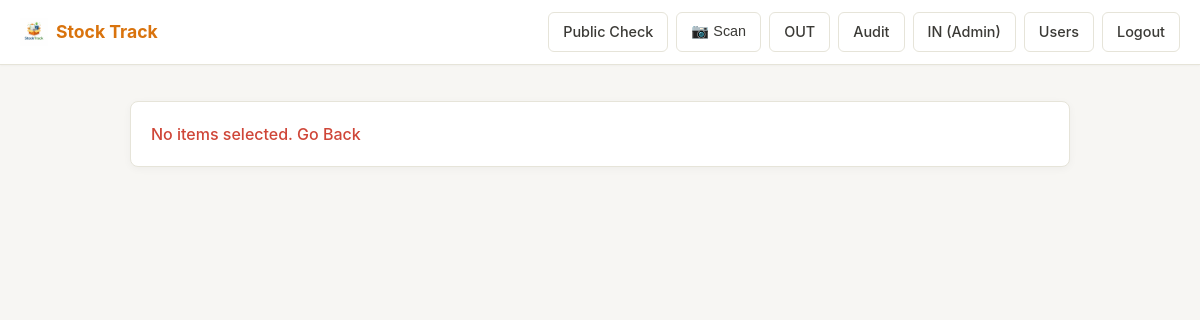
Page /labels.php?all=1 (signed in) on the earlier database version.
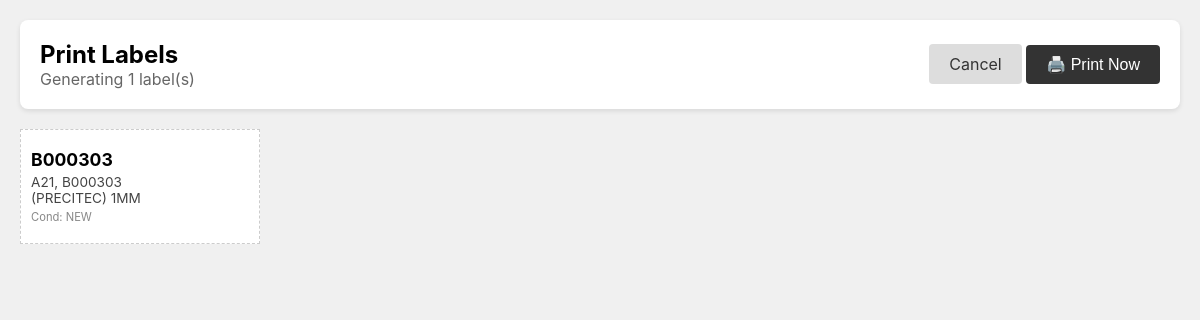
Same page on the later database version.
### tables this page shows
CREATE TABLE items (
            id INTEGER PRIMARY KEY AUTOINCREMENT,
            item_code TEXT NOT NULL,
            item_name TEXT NOT NULL,
            condition TEXT NOT NULL DEFAULT 'NEW',
            qty INTEGER NOT NULL DEFAULT 0,
            is_deleted INTEGER DEFAULT 0,
            created_at TEXT NOT NULL DEFAULT (datetime('now')),
            updated_at TEXT NOT NULL DEFAULT (datetime('now')), min_qty INTEGER NOT NULL DEFAULT 0,
            UNIQUE(item_code, condition)
        );

### labels.php (the view, shortened to what this page needs)
<?php
require_once __DIR__ . '/app/layout.php';
$user = require_login();
$pdo = db();
$items = [];
if (isset($_GET['all'])) {
    $stmt = $pdo->query("SELECT * FROM items WHERE is_deleted=0 ORDER BY item_code ASC");
    $items = $stmt->fetchAll();
}
elseif (isset($_GET['id'])) {
    $stmt = $pdo->prepare("SELECT * FROM items WHERE id = ?");
    $stmt->execute([(int)$_GET['id']]);
    $res = $stmt->fetch();
    if ($res) $items[] = $res;
}
if (empty($items) && !isset($_GET['test'])) {
    render_header('Print Labels', $user);
    echo "<div class='card bad'>No items selected. <a href='/admin.php'>Go Back</a></div>";
    render_footer();
    exit;
}
?>
<!DOCTYPE html>
<html lang="en">
<head>
</head>
<body>
<div class="no-print">
    <div>
        <h1 style="margin:0; font-size:1.5rem;">Print Labels</h1>
        <div style="color:#666">Generating <?php echo count($items); ?> label(s)</div>
    </div>
    <div>
        <a href="/admin.php" class="btn" style="background:#ddd; color:#333">Cancel</a>
        <button onclick="window.print()" class="btn">🖨️ Print Now</button>
    </div>
</div>
<div class="label-grid">
    <?php foreach($items as $i => $item): ?>
    <div class="label-card">
        <div class="info">
            <div class="code"><?php echo htmlspecialchars($item['item_code']); ?></div>
            <div class="name"><?php echo htmlspecialchars($item['item_name']); ?></div>
            <div class="meta">Cond: <?php echo $item['condition']; ?></div>
        </div>
        <div class="qr-wrap" id="qr-<?php echo $i; ?>"></div>
    </div>
    <?php endforeach; ?>
</div>
</body>
</html>

### app/layout.php (shortened to what this page needs)
<?php
function render_header(string $title, ?array $user): void { ?>
<!doctype html>
<html lang="en">
<head>
  <link rel="stylesheet" href="/assets/style.css"/>
</head>
<body>
  <div class="topbar">
    <div class="brand">
      <a href="/" style="display:flex;align-items:center;gap:8px;">
        <img src="/assets/logo.png" alt="Logo" style="height:28px;width:auto;">
        Stock Track
      </a>
    </div>
    <div class="nav">
      <a class="btn" href="/public.php">Public Check</a>
      <?php if($user): ?>
        <button class="btn" onclick="startGlobalScanner()">📷 Scan</button>
        <a class="btn" href="/take.php">OUT</a>
        <a class="btn" href="/audit.php">Audit</a>
        <?php if(($user['role'] ?? '') === 'admin'): ?>
          <a class="btn" href="/admin.php">IN (Admin)</a>
          <a class="btn" href="/users.php">Users</a>
        <?php endif; ?>
        <a class="btn" href="/logout.php">Logout</a>
      <?php else: ?>
        <a class="btn" href="/login.php">Login</a>
      <?php endif; ?>
    </div>
  </div>
  <div class="wrap">
<?php }
function render_footer(): void { ?>
  </div>
</body>
</html>
<?php }

Differences in the rows shown:
now on this page (row edited): items: item_code "B000303", item_name "A21, B000303 (PRECITEC) 1MM…", condition "NEW"
Other differences:
count($items): (not shown) → "1"
text no longer shown: "Stock Track Public Check 📷 Scan OUT Audit IN (Admin) Users Logout No items selected. Go Back"
text now shown: "Print Labels Generating label(s) Cancel 🖨️ Print Now"
